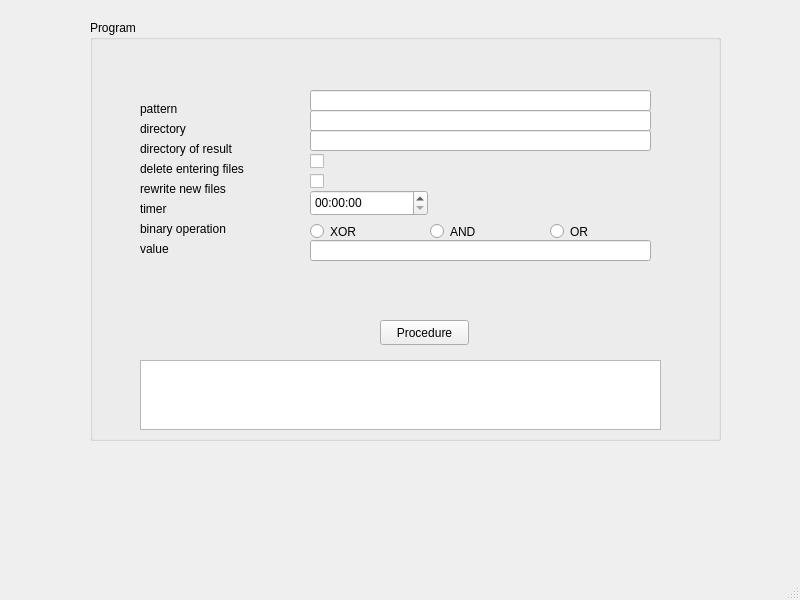
<?xml version="1.0" encoding="UTF-8"?>
<ui version="4.0">
 <class>MainWindow</class>
 <widget class="QMainWindow" name="MainWindow">
  <property name="geometry">
   <rect>
    <x>0</x>
    <y>0</y>
    <width>800</width>
    <height>600</height>
   </rect>
  </property>
  <property name="windowTitle">
   <string>MainWindow</string>
  </property>
  <widget class="QWidget" name="centralwidget">
   <widget class="QGroupBox" name="groupBox">
    <property name="geometry">
     <rect>
      <x>90</x>
      <y>20</y>
      <width>631</width>
      <height>421</height>
     </rect>
    </property>
    <property name="title">
     <string>Program</string>
    </property>
    <widget class="QLabel" name="label">
     <property name="geometry">
      <rect>
       <x>50</x>
       <y>80</y>
       <width>67</width>
       <height>17</height>
      </rect>
     </property>
     <property name="text">
      <string>pattern</string>
     </property>
    </widget>
    <widget class="QLabel" name="label_2">
     <property name="geometry">
      <rect>
       <x>50</x>
       <y>100</y>
       <width>67</width>
       <height>17</height>
      </rect>
     </property>
     <property name="text">
      <string>directory</string>
     </property>
    </widget>
    <widget class="QLabel" name="label_3">
     <property name="geometry">
      <rect>
       <x>50</x>
       <y>120</y>
       <width>141</width>
       <height>17</height>
      </rect>
     </property>
     <property name="text">
      <string>directory of result </string>
     </property>
    </widget>
    <widget class="QLabel" name="label_4">
     <property name="geometry">
      <rect>
       <x>50</x>
       <y>140</y>
       <width>141</width>
       <height>17</height>
      </rect>
     </property>
     <property name="text">
      <string>delete entering files</string>
     </property>
    </widget>
    <widget class="QLabel" name="label_5">
     <property name="geometry">
      <rect>
       <x>50</x>
       <y>160</y>
       <width>121</width>
       <height>17</height>
      </rect>
     </property>
     <property name="text">
      <string>rewrite new files</string>
     </property>
    </widget>
    <widget class="QLabel" name="label_6">
     <property name="geometry">
      <rect>
       <x>50</x>
       <y>180</y>
       <width>67</width>
       <height>17</height>
      </rect>
     </property>
     <property name="text">
      <string>timer</string>
     </property>
    </widget>
    <widget class="QLabel" name="label_7">
     <property name="geometry">
      <rect>
       <x>50</x>
       <y>200</y>
       <width>121</width>
       <height>17</height>
      </rect>
     </property>
     <property name="text">
      <string>binary operation</string>
     </property>
    </widget>
    <widget class="QLabel" name="label_8">
     <property name="geometry">
      <rect>
       <x>50</x>
       <y>220</y>
       <width>67</width>
       <height>17</height>
      </rect>
     </property>
     <property name="text">
      <string>value</string>
     </property>
    </widget>
    <widget class="QLineEdit" name="lineEditPattern">
     <property name="geometry">
      <rect>
       <x>220</x>
       <y>70</y>
       <width>341</width>
       <height>21</height>
      </rect>
     </property>
    </widget>
    <widget class="QLineEdit" name="lineEditDirectory">
     <property name="geometry">
      <rect>
       <x>220</x>
       <y>90</y>
       <width>341</width>
       <height>21</height>
      </rect>
     </property>
    </widget>
    <widget class="QLineEdit" name="lineEditResultDirectroy">
     <property name="geometry">
      <rect>
       <x>220</x>
       <y>110</y>
       <width>341</width>
       <height>21</height>
      </rect>
     </property>
    </widget>
    <widget class="QCheckBox" name="checkBoxDeleteEntering">
     <property name="geometry">
      <rect>
       <x>220</x>
       <y>130</y>
       <width>92</width>
       <height>23</height>
      </rect>
     </property>
     <property name="text">
      <string/>
     </property>
    </widget>
    <widget class="QCheckBox" name="checkBoxRewrite">
     <property name="geometry">
      <rect>
       <x>220</x>
       <y>150</y>
       <width>92</width>
       <height>23</height>
      </rect>
     </property>
     <property name="text">
      <string/>
     </property>
    </widget>
    <widget class="QTimeEdit" name="timeEdit">
     <property name="geometry">
      <rect>
       <x>220</x>
       <y>170</y>
       <width>118</width>
       <height>26</height>
      </rect>
     </property>
     <property name="displayFormat">
      <string>HH:mm:ss</string>
     </property>
    </widget>
    <widget class="QRadioButton" name="radioButtonXOR">
     <property name="geometry">
      <rect>
       <x>220</x>
       <y>200</y>
       <width>112</width>
       <height>23</height>
      </rect>
     </property>
     <property name="text">
      <string>XOR</string>
     </property>
    </widget>
    <widget class="QRadioButton" name="radioButtonAND">
     <property name="geometry">
      <rect>
       <x>340</x>
       <y>200</y>
       <width>112</width>
       <height>23</height>
      </rect>
     </property>
     <property name="text">
      <string>AND</string>
     </property>
    </widget>
    <widget class="QRadioButton" name="radioButtonOR">
     <property name="geometry">
      <rect>
       <x>460</x>
       <y>200</y>
       <width>112</width>
       <height>23</height>
      </rect>
     </property>
     <property name="text">
      <string>OR</string>
     </property>
    </widget>
    <widget class="QLineEdit" name="lineEditValue">
     <property name="geometry">
      <rect>
       <x>220</x>
       <y>220</y>
       <width>341</width>
       <height>21</height>
      </rect>
     </property>
     <property name="maxLength">
      <number>8</number>
     </property>
    </widget>
    <widget class="QPushButton" name="pushButtonRrocedure">
     <property name="geometry">
      <rect>
       <x>290</x>
       <y>300</y>
       <width>89</width>
       <height>25</height>
      </rect>
     </property>
     <property name="text">
      <string>Procedure</string>
     </property>
    </widget>
    <widget class="QTextEdit" name="textEditDebug">
     <property name="geometry">
      <rect>
       <x>50</x>
       <y>340</y>
       <width>521</width>
       <height>70</height>
      </rect>
     </property>
     <property name="readOnly">
      <bool>true</bool>
     </property>
    </widget>
   </widget>
  </widget>
  <widget class="QMenuBar" name="menubar">
   <property name="geometry">
    <rect>
     <x>0</x>
     <y>0</y>
     <width>800</width>
     <height>22</height>
    </rect>
   </property>
  </widget>
  <widget class="QStatusBar" name="statusbar"/>
 </widget>
 <resources/>
 <connections/>
</ui>
